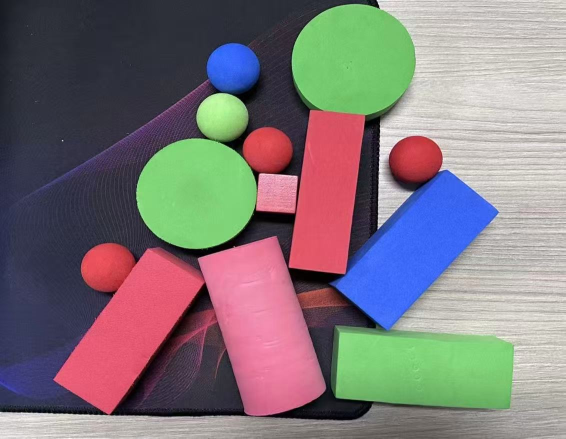
#> input picture 1.jpg, 1131 x 877 px (shown at 1/2 size)
$ python -i main.py   (imports and definitions only)
#> lines starting #> are read from the running program, lines starting #| are printed output that depends on the picture; after the words box and inside, x2 and y2 are one past the last pixel; in counts of white or black regions, pixels touching at a corner belong together
import cv2
import numpy as np
import math

class shibie:
    def __init__(self, image_path):
        self.image_path = image_path
        self.img = None
        self.hsv_img = None
        self.processed_img = None
        self.combined_mask = None
        self.color_ranges = {
            'Red': [
                ([0, 100, 100], [10, 255, 255]),
                ([160, 100, 100], [179, 255, 255]),
                ([165, 50, 150], [179, 150, 255])
            ],
            'Green': [
                ([35, 60, 60], [85, 255, 255])
            ],
            'Blue': [
                ([100, 150, 100], [130, 255, 255])
            ]
        }

        self.draw_colors = {
            'Red': (0, 0, 255),
            'Green': (0, 255, 0),
            'Blue': (255, 0, 0)
        }

    def load_image(self):
        """预处理：加载图像并转换色彩空间"""
        self.img = cv2.imread(self.image_path)
#> self.img is the input picture: shape (877, 1131, 3); mean B, G, R 121.9, 118.5, 127.3
        if self.img is None:
            print(f"错误: 无法读取图像 '{self.image_path}'。")
            return False

        h, w = self.img.shape[:2]
#> h = 877; w = 1131
        max_dim = 1000
        if max(h, w) > max_dim:
            scale = max_dim / max(h, w)
#> scale = 0.884
            self.img = cv2.resize(self.img, (int(w * scale), int(h * scale)))
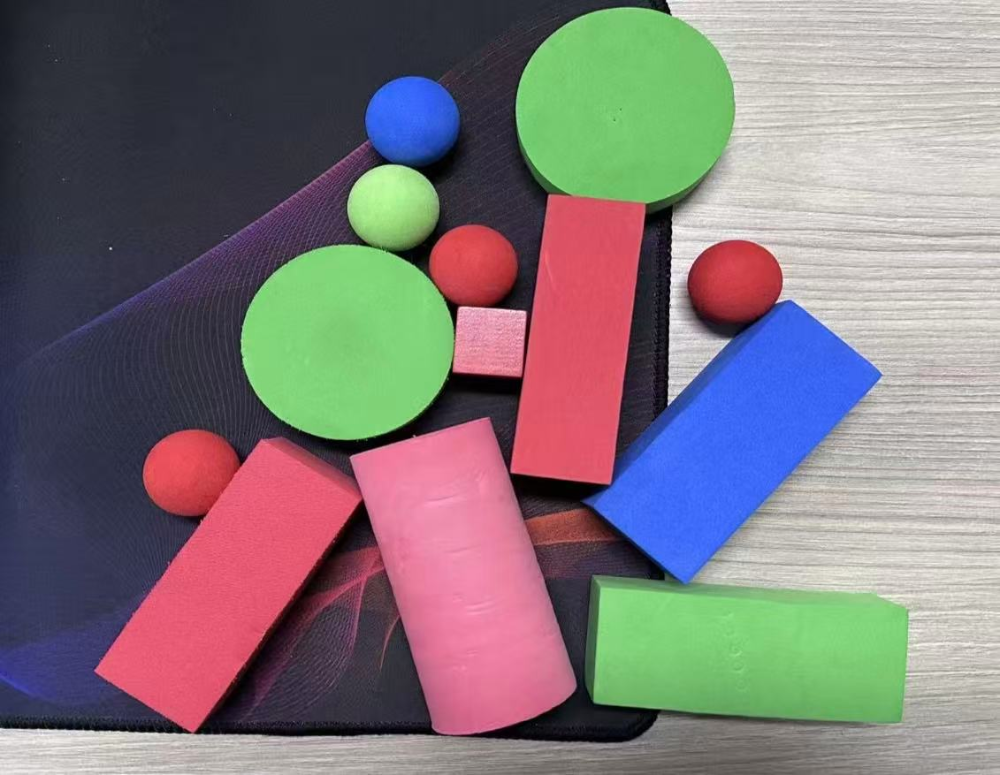
#> self.img: shape (775, 1000, 3); mean B, G, R 121.8, 118.4, 127.2

        self.bilateral = cv2.bilateralFilter(self.img, 9, 75, 75)
        self.hsv_img = cv2.cvtColor(self.bilateral, cv2.COLOR_BGR2HSV)
#> self.hsv_img: shape (775, 1000, 3); mean H, S, V 94.2, 82.2, 154.1
        self.combined_mask = np.zeros(self.img.shape[:2], dtype=np.uint8)
        return True

    def get_refined_mask(self, color_name):
        """核心分割：内部灌浆 + 安全比例分水岭"""
        color_mask = np.zeros(self.img.shape[:2], dtype=np.uint8)

        for lower, upper in self.color_ranges[color_name]:
            curr_mask = cv2.inRange(self.hsv_img, np.array(lower), np.array(upper))
            color_mask = cv2.bitwise_or(color_mask, curr_mask)

        color_mask = cv2.morphologyEx(color_mask, cv2.MORPH_OPEN, np.ones((5, 5), np.uint8))

        # 内部灌浆：寻找轮廓并填充满内部，彻底消除反光破洞
        cnts, _ = cv2.findContours(color_mask, cv2.RETR_EXTERNAL, cv2.CHAIN_APPROX_SIMPLE)
        solid_mask = np.zeros_like(color_mask)
        for c in cnts:
            if cv2.contourArea(c) > 100:
                cv2.drawContours(solid_mask, [c], -1, 255, -1)

        self.combined_mask = cv2.bitwise_or(self.combined_mask, solid_mask)

        # 动态深度提取种子
        sure_fg = np.zeros_like(solid_mask)
        dist = cv2.distanceTransform(solid_mask, cv2.DIST_L2, 5)

        cnts_solid, _ = cv2.findContours(solid_mask, cv2.RETR_EXTERNAL, cv2.CHAIN_APPROX_SIMPLE)
        for c in cnts_solid:
            blob_mask = np.zeros_like(solid_mask)
            cv2.drawContours(blob_mask, [c], -1, 255, -1)

            dist_blob = cv2.bitwise_and(dist, dist, mask=blob_mask)
            max_val = dist_blob.max()

            # 使用 13 保底，0.4 比例，切割
            thresh_val = max(13, 0.4 * max_val)
            _, fg_blob = cv2.threshold(dist_blob, thresh_val, 255, cv2.THRESH_BINARY)
            sure_fg = cv2.bitwise_or(sure_fg, np.uint8(fg_blob))

        sure_fg = cv2.morphologyEx(sure_fg, cv2.MORPH_OPEN, np.ones((3, 3), np.uint8))

        # 分水岭精细切割
        sure_bg = cv2.dilate(solid_mask, np.ones((3, 3), np.uint8))
        unknown = cv2.subtract(sure_bg, sure_fg)

        num_labels, markers = cv2.connectedComponents(sure_fg)
        markers = markers + 1
        markers[unknown == 255] = 0

        clean_img = cv2.bitwise_and(self.img, self.img, mask=sure_bg)
        markers = cv2.watershed(clean_img, markers)

        final_cnts = []
        for marker_id in range(2, num_labels + 1):
            obj_mask = np.zeros(self.img.shape[:2], dtype=np.uint8)
            obj_mask[markers == marker_id] = 255

            obj_mask = cv2.dilate(obj_mask, np.ones((3, 3), np.uint8))

            obj_cnts, _ = cv2.findContours(obj_mask, cv2.RETR_EXTERNAL, cv2.CHAIN_APPROX_SIMPLE)
            if obj_cnts:
                largest_c = max(obj_cnts, key=cv2.contourArea)
                if cv2.contourArea(largest_c) > 400:
                    final_cnts.append(largest_c)

        return final_cnts

    def classify_shape(self, contour, v_channel):
        """核心重构：3D光照判别法 + 花纹剥离"""
        area = cv2.contourArea(contour)
        if area < 400: return None

        hull = cv2.convexHull(contour)
        hull_area = cv2.contourArea(hull)
        if hull_area == 0: return None

        hull_peri = cv2.arcLength(hull, True)
        if hull_peri == 0: return None

        # 1. 提取基础几何特征
        (ccx, ccy), radius = cv2.minEnclosingCircle(hull)
        circle_area = math.pi * radius * radius
        circle_fit = hull_area / circle_area if circle_area > 0 else 0

        rect = cv2.minAreaRect(hull)
        (cx, cy), (w, h), angle = rect
        if w == 0 or h == 0: return None

        aspect_ratio = max(w, h) / min(w, h)
        rect_area = w * h
        extent = hull_area / rect_area

        # 2. 3D 光照表面亮度分析
        obj_mask = np.zeros(v_channel.shape, dtype=np.uint8)
        cv2.drawContours(obj_mask, [contour], -1, 255, -1)

        dist = cv2.distanceTransform(obj_mask, cv2.DIST_L2, 5)
        max_dist = dist.max()

        is_curved_3d = False
        if max_dist >= 2:
            _, core_mask = cv2.threshold(dist, max_dist * 0.5, 255, cv2.THRESH_BINARY)
            core_mask = np.uint8(core_mask)

            _, inner_mask = cv2.threshold(dist, 2, 255, cv2.THRESH_BINARY)
            inner_mask = np.uint8(inner_mask)
            edge_mask = cv2.subtract(inner_mask, core_mask)

            if cv2.countNonZero(core_mask) > 0 and cv2.countNonZero(edge_mask) > 0:
                mean_core = cv2.mean(v_channel, mask=core_mask)[0]
                mean_edge = cv2.mean(v_channel, mask=edge_mask)[0]
                _, std_all = cv2.meanStdDev(v_channel, mask=inner_mask)
                stddev = std_all[0][0]

                brightness_diff = mean_core - mean_edge
                # 如果中心比边缘亮，或整体明暗方差大，说明是圆柱或球
                is_curved_3d = (brightness_diff > 20) or (stddev > 40)

        if is_curved_3d:
            # 抛弃粘连的花纹
            trim_d = max_dist * 0.3
            _, body_mask = cv2.threshold(dist, trim_d, 255, cv2.THRESH_BINARY)
            body_cnts, _ = cv2.findContours(np.uint8(body_mask), cv2.RETR_EXTERNAL, cv2.CHAIN_APPROX_SIMPLE)

            if body_cnts:
                main_body = max(body_cnts, key=cv2.contourArea)
                # 计算纯净主体的外接矩形
                (bcx, bcy), (bw, bh), bangle = cv2.minAreaRect(main_body)

                # 得到的矩形(rect)将是一个完全不被花纹干扰的，精准贴合物块真实的四角边界
                rect = ((bcx, bcy), (bw + 2 * trim_d, bh + 2 * trim_d), bangle)

                # 更新修正后的长宽比
                (cx, cy), (w, h), angle = rect
                aspect_ratio = max(w, h) / min(w, h) if min(w, h) > 0 else 1

        # 为保留原有精细贴合的形状生成平滑凸包
        smoothed_hull = cv2.approxPolyDP(hull, 0.005 * hull_peri, True)

        # 强制找到外接矩形的四个角
        box = cv2.boxPoints(rect)
        ideal_rect_contour = np.int32(box).reshape((-1, 1, 2))

        if aspect_ratio < 1.28 and circle_fit > 0.80:
            if is_curved_3d:
                return "Ball", "poly", smoothed_hull
            else:
                return "Disk", "poly", smoothed_hull

        if aspect_ratio < 1.1:
            return "Cube", "poly", smoothed_hull

        if is_curved_3d:
            # 判定为圆柱体
            return "Cylinder", "rect", ideal_rect_contour
        else:
            return "Cuboid", "poly", smoothed_hull

    def analyze(self):
        if not self.load_image(): return

        self.processed_img = self.img.copy()

        color_counts = {'Red': 0, 'Green': 0, 'Blue': 0}
        shape_counts = {'Cuboid': 0, 'Disk': 0, 'Ball': 0, 'Cube': 0, 'Cylinder': 0}

        for color_name in self.color_ranges.keys():
            cnts = self.get_refined_mask(color_name)

            for cnt in cnts:
                res = self.classify_shape(cnt, self.hsv_img[:, :, 2])
                if res is None: continue

                shape_name, draw_type, ideal_contour = res

                color_counts[color_name] += 1
                if shape_name in shape_counts:
                    shape_counts[shape_name] += 1

                # 绘制轮廓
                cv2.drawContours(self.processed_img, [ideal_contour], -1, self.draw_colors[color_name], 3, cv2.LINE_AA)

                M = cv2.moments(ideal_contour)
                if M["m00"] != 0:
                    tx = int(M["m10"] / M["m00"])
                    ty = int(M["m01"] / M["m00"])
                    label = f"{color_name}-{shape_name}"

                    # 绘制UI
                    font = cv2.FONT_HERSHEY_SIMPLEX
                    font_scale = 0.6
                    thickness = 2

                    (text_w, text_h), baseline = cv2.getTextSize(label, font, font_scale, thickness)

                    padding = 6
                    bg_tl = (tx - 40 - padding, ty - text_h - padding)
                    bg_br = (tx - 40 + text_w + padding, ty + baseline + padding - 2)

                    cv2.rectangle(self.processed_img, bg_tl, bg_br, self.draw_colors[color_name], -1)
                    cv2.rectangle(self.processed_img, bg_tl, bg_br, (255, 255, 255), 1, cv2.LINE_AA)
                    cv2.putText(self.processed_img, label, (tx-40, ty), font, font_scale, (255, 255, 255), thickness, cv2.LINE_AA)
#> this loop made 3 passes
#> pass 1, in get_refined_mask, `clean_img = cv2.bitwise_and(self.img, self.img, mask=sure_bg)`:
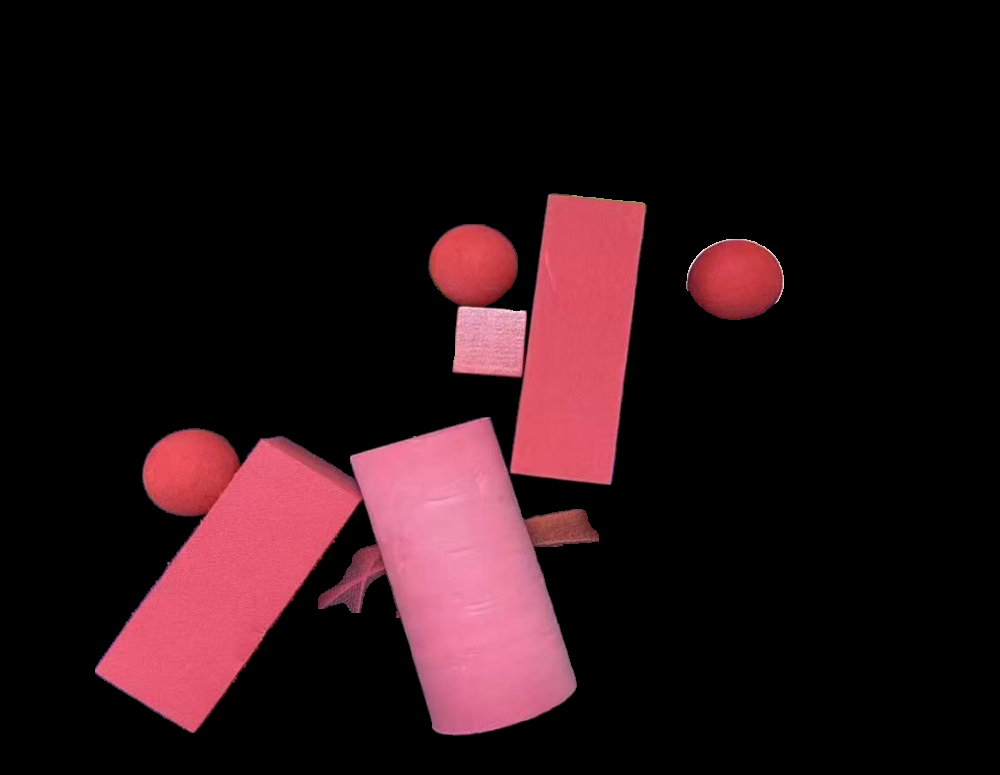
#> clean_img: shape (775, 1000, 3); mean B, G, R 21.1, 17, 38.1
#> pass 1, in get_refined_mask, `markers = cv2.watershed(clean_img, markers)`:
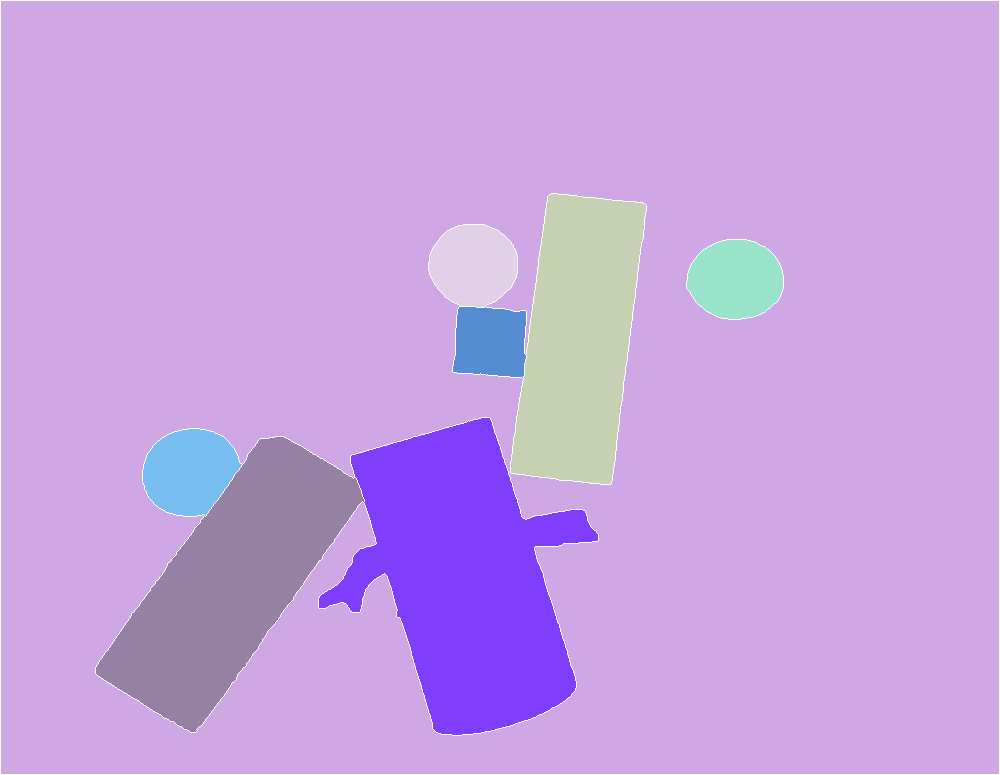
#> markers: shape (775, 1000) int32; 9 distinct labels, from -1 to 8; one colour per label, 0 black, -1 white
#> pass 2, in get_refined_mask (call 2), `clean_img = cv2.bitwise_and(self.img, self.img, mask=sure_bg)`:
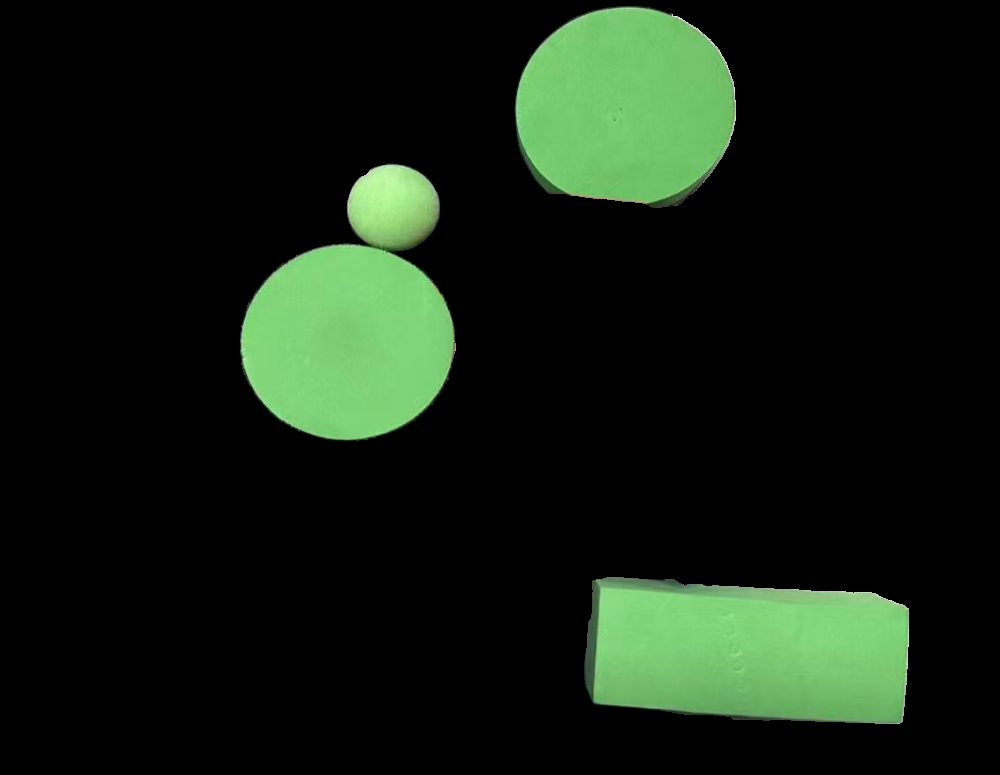
#> clean_img: shape (775, 1000, 3); mean B, G, R 17.2, 30, 18.4
#> pass 2, in get_refined_mask (call 2), `markers = cv2.watershed(clean_img, markers)`:
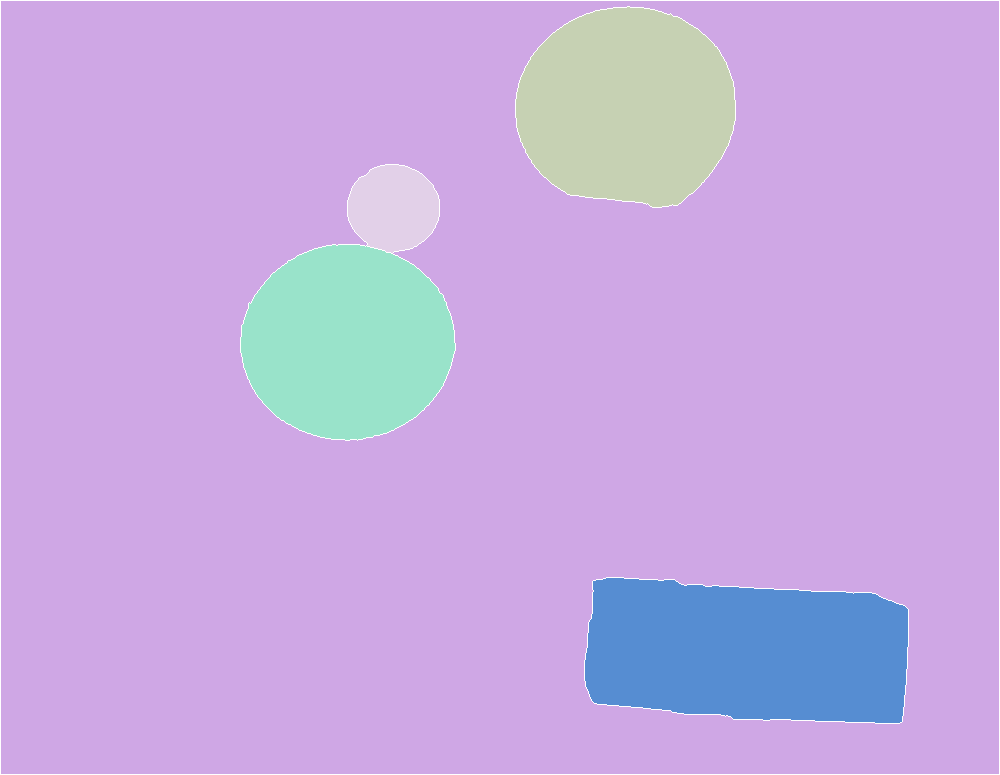
#> markers: shape (775, 1000) int32; 6 distinct labels, from -1 to 5; one colour per label, 0 black, -1 white
#> after the loop:
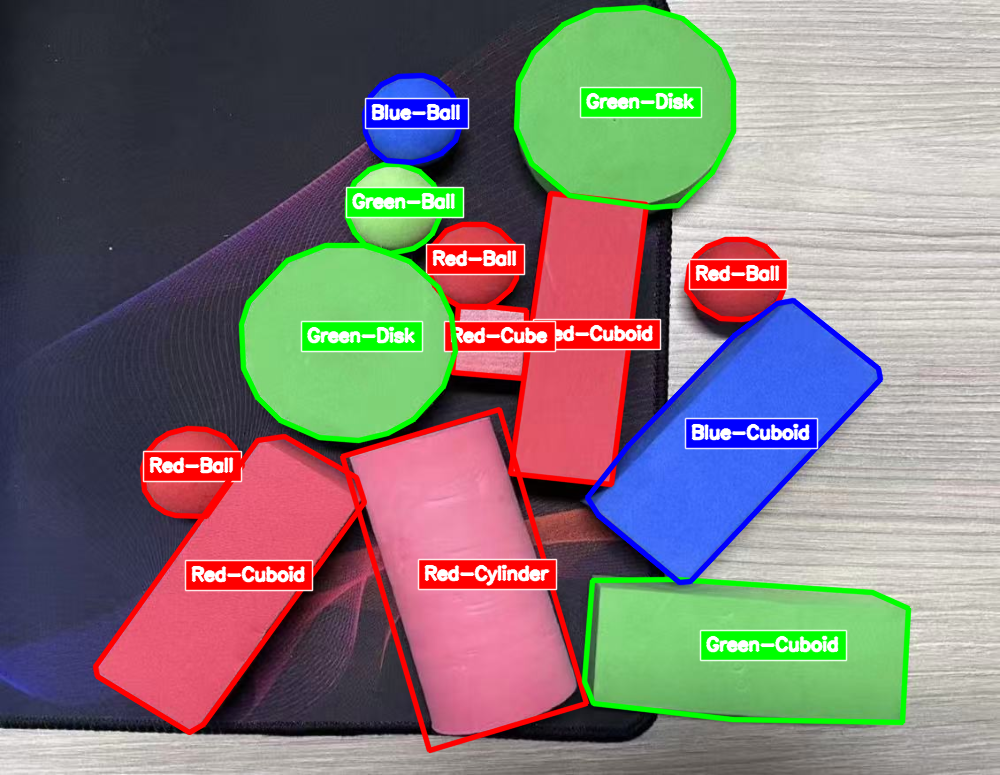
#> self.processed_img: shape (775, 1000, 3); 12.05% of pixels changed, all inside (x1, y1, x2, y2) = (92, 4, 912, 754)
#> after the loop, color_counts = {'Red': 7, 'Green': 4, 'Blue': 2}; shape_counts = {'Cuboid': 4, 'Disk': 2, 'Ball': 5, 'Cube': 1, 'Cylinder': 1}

        print("\n" + "="*45)
        print("识别完成：")
        print(f"图片中，红色有{color_counts['Red']}个，蓝色有{color_counts['Blue']}个，绿色有{color_counts['Green']}个；")
#| 图片中，红色有7个，蓝色有2个，绿色有4个；
        print(f"长方体有{shape_counts['Cuboid']}个，圆盘有{shape_counts['Disk']}个，小球有{shape_counts['Ball']}个，"
              f"正方体有{shape_counts['Cube']}个，圆柱有{shape_counts['Cylinder']}个。")
#| 长方体有4个，圆盘有2个，小球有5个，正方体有1个，圆柱有1个。
        print("="*45 + "\n")

        self.show_result()

    def show_result(self):
        window_name = 'Recognized & Annotated result'
        cv2.namedWindow(window_name, cv2.WINDOW_NORMAL)

        h, w = self.img.shape[:2]
#> h = 775; w = 1000
        win_h = 700
        win_w = int(w * (win_h / h))
#> win_w = 903
        cv2.resizeWindow(window_name, win_w, win_h)

        cv2.imshow(window_name, self.processed_img)

        print("按键盘任意键退出")
        cv2.waitKey(0)
        cv2.destroyAllWindows()

# [3 lines not run here, left out]

>>> result = shibie('1.jpg').analyze()
